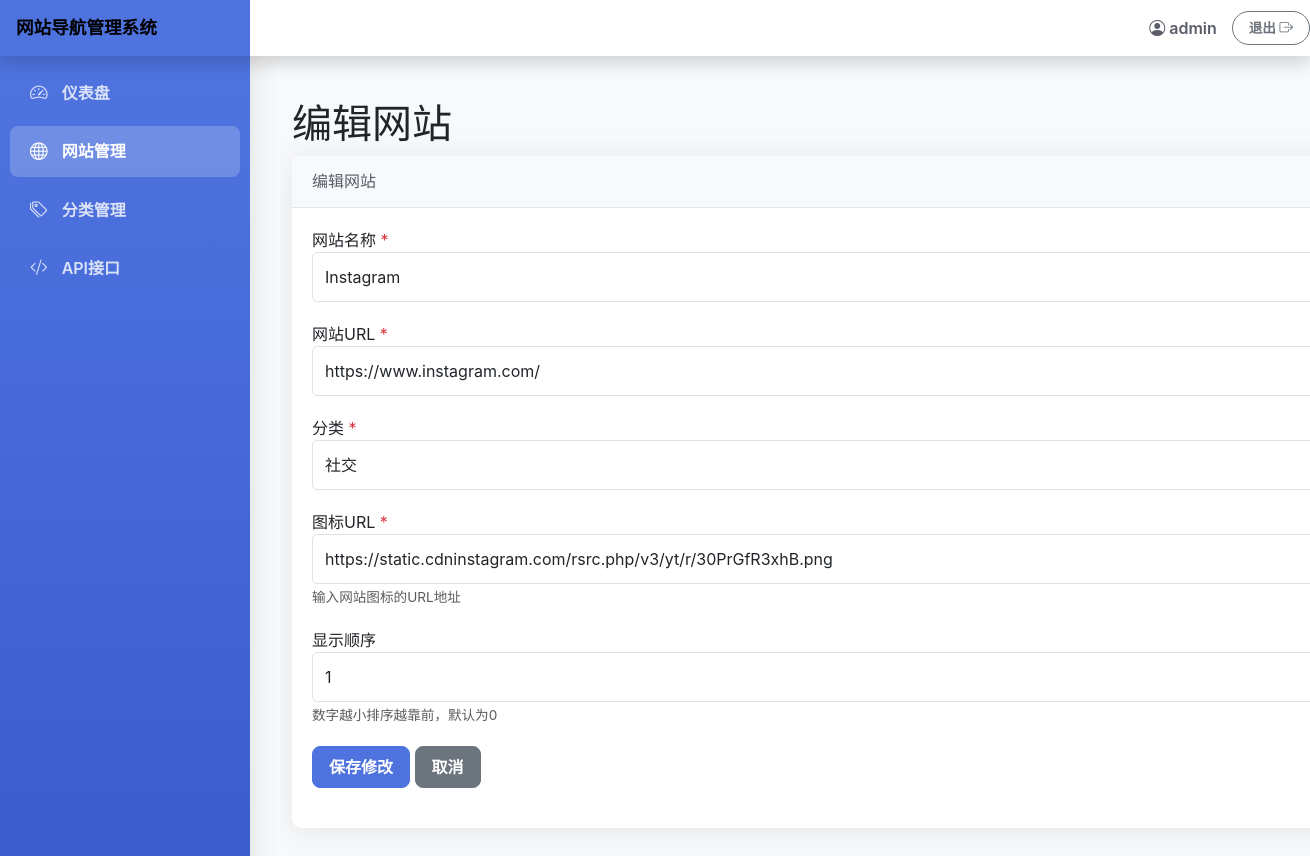
Screenshot of /websites.php?action=edit&id=5 (signed in) with the database file from the repository.
### tables this page shows
CREATE TABLE IF NOT EXISTS websites (
    id INT AUTO_INCREMENT PRIMARY KEY,
    name VARCHAR(100) NOT NULL,
    url VARCHAR(255) NOT NULL,
    category_id INT NOT NULL,
    img_url VARCHAR(255) NOT NULL,
    display_order INT DEFAULT 0,
    created_at TIMESTAMP DEFAULT CURRENT_TIMESTAMP,
    updated_at TIMESTAMP DEFAULT CURRENT_TIMESTAMP ON UPDATE CURRENT_TIMESTAMP,
    FOREIGN KEY (category_id) REFERENCES categories(id) ON DELETE CASCADE
);

CREATE TABLE IF NOT EXISTS categories (
    id INT AUTO_INCREMENT PRIMARY KEY,
    name VARCHAR(50) NOT NULL,
    identifier VARCHAR(50) NOT NULL UNIQUE,
    created_at TIMESTAMP DEFAULT CURRENT_TIMESTAMP,
    updated_at TIMESTAMP DEFAULT CURRENT_TIMESTAMP ON UPDATE CURRENT_TIMESTAMP
);

### websites.php (the view, shortened to what this page needs)
<?php
$conn = connectDB();
$categories = [];
$categoryResult = $conn->query("SELECT id, name FROM categories WHERE identifier != 'all' ORDER BY name");
while ($row = $categoryResult->fetch_assoc()) {
    $categories[] = $row;
}
$editWebsite = null;
if (isset($_GET['action']) && $_GET['action'] == 'edit' && isset($_GET['id'])) {
    $id = intval($_GET['id']);
    $stmt = $conn->prepare("SELECT * FROM websites WHERE id = ?");
    $stmt->bind_param("i", $id);
    $stmt->execute();
    $result = $stmt->get_result();
    if ($result->num_rows === 1) {
        $editWebsite = $result->fetch_assoc();
    }
}
?>
<!DOCTYPE html>
<html lang="zh-CN">
<head>
    <link rel="stylesheet" href="https://cdn.jsdelivr.net/npm/bootstrap@5.3.0/dist/css/bootstrap.min.css">
    <link rel="stylesheet" href="https://cdn.jsdelivr.net/npm/bootstrap-icons@1.10.0/font/bootstrap-icons.css">
    <link rel="stylesheet" href="assets/css/style.css">
     <link rel="stylesheet" href="assets/css/websites.css">
</head>
<body>
    <nav class="navbar navbar-light fixed-top flex-md-nowrap shadow">
        <a class="navbar-brand" href="dashboard.php">网站导航管理系统</a>
        <div class="navbar-user">
            <span class="user-name"><i class="bi bi-person-circle me-1"></i><?php echo htmlspecialchars($_SESSION['username']); ?></span>
            <a href="logout.php" class="btn btn-outline-secondary">退出 <i class="bi bi-box-arrow-right"></i></a>
        </div>
    </nav>
    <div class="container-fluid">
        <div class="row">
            <nav id="sidebarMenu" class="sidebar">
                <div class="sidebar-sticky">
                    <ul class="nav flex-column">
                        <li class="nav-item">
                            <a class="nav-link" href="dashboard.php">
                                <i class="bi bi-speedometer2"></i> 仪表盘
                            </a>
                        </li>
                        <li class="nav-item">
                            <a class="nav-link active" href="websites.php">
                                <i class="bi bi-globe"></i> 网站管理
                            </a>
                        </li>
                        <li class="nav-item">
                            <a class="nav-link" href="categories.php">
                                <i class="bi bi-tags"></i> 分类管理
                            </a>
                        </li>
                        <li class="nav-item">
                            <a class="nav-link" href="api-docs.php">
                                <i class="bi bi-code-slash"></i> API接口
                            </a>
                        </li>
                    </ul>
                </div>
            </nav>
            <main role="main">
                <div class="page-header">
                    <h1><?php echo isset($_GET['action']) && ($_GET['action'] == 'add' || $_GET['action'] == 'edit') ? ($_GET['action'] == 'add' ? '添加新网站' : '编辑网站') : '网站管理'; ?></h1>
                </div>
                <?php if (isset($_GET['action']) && ($_GET['action'] == 'add' || $_GET['action'] == 'edit')): ?>
                    <div class="card">
                        <div class="card-header">
                            <h6 class="m-0 font-weight-bold"><?php echo $_GET['action'] == 'add' ? '添加新网站' : '编辑网站'; ?></h6>
                        </div>
                        <div class="card-body">
                            <form method="post" action="">
                                <div class="form-group">
                                    <label for="name">网站名称 <span class="text-danger">*</span></label>
                                    <input type="text" class="form-control" id="name" name="name" required value="<?php echo $editWebsite ? htmlspecialchars($editWebsite['name']) : ''; ?>">
                                </div>
                                <div class="form-group">
                                    <label for="url">网站URL <span class="text-danger">*</span></label>
                                    <input type="url" class="form-control" id="url" name="url" required value="<?php echo $editWebsite ? htmlspecialchars($editWebsite['url']) : ''; ?>">
                                </div>
                                <div class="form-group">
                                    <label for="category_id">分类 <span class="text-danger">*</span></label>
                                    <select class="form-control" id="category_id" name="category_id" required>
                                        <?php foreach ($categories as $category): ?>
                                            <option value="<?php echo $category['id']; ?>" <?php echo $editWebsite && $editWebsite['category_id'] == $category['id'] ? 'selected' : ''; ?>>
                                                <?php echo htmlspecialchars($category['name']); ?>
                                            </option>
                                        <?php endforeach; ?>
                                    </select>
                                </div>
                                <div class="form-group">
                                    <label for="img_url">图标URL <span class="text-danger">*</span></label>
                                    <input type="url" class="form-control" id="img_url" name="img_url" required value="<?php echo $editWebsite ? htmlspecialchars($editWebsite['img_url']) : ''; ?>">
                                    <small class="form-text text-muted">输入网站图标的URL地址</small>
                                </div>
                                <div class="form-group">
                                    <label for="display_order">显示顺序</label>
                                    <input type="number" class="form-control" id="display_order" name="display_order" value="<?php echo $editWebsite ? intval($editWebsite['display_order']) : 0; ?>">
                                    <small class="form-text text-muted">数字越小排序越靠前，默认为0</small>
                                </div>
                                <div class="form-group">
                                    <button type="submit" class="btn btn-primary"><?php echo $_GET['action'] == 'add' ? '添加网站' : '保存修改'; ?></button>
                                    <a href="websites.php" class="btn btn-secondary">取消</a>
                                </div>
                            </form>
                        </div>
                    </div>
                <?php endif; ?>
            </main>
        </div>
    </div>
</body>
</html>

### assets/css/style.css (style rules this page uses)
:root { --primary-color: #4e73df; --primary-dark: #3a5ccc; --secondary-color: #1cc88a; --secondary-dark: #18a978; --danger-color: #e74a3b; --warning-color: #f6c23e; --text-primary: #5a5c69; --text-secondary: #858796; --bg-light: #f8f9fa; --card-border: #e3e6f0; }
body { background-color: var(--bg-light); font-family: 'Nunito', -apple-system, BlinkMacSystemFont, 'Segoe UI', Roboto, 'Helvetica Neue', Arial, sans-serif; }
.sidebar { position: fixed; top: 0; bottom: 0; left: 0; z-index: 100; padding: 56px 0 0; box-shadow: 0 0.15rem 1.75rem 0 rgba(58, 59, 69, 0.15); background: linear-gradient(180deg, var(--primary-color) 10%, var(--primary-dark) 100%); transition: all 0.3s ease-in-out; width: 250px; }
.sidebar-sticky { position: relative; top: 0; height: calc(100vh - 56px); padding-top: 0.5rem; overflow-x: hidden; overflow-y: auto; }
.sidebar .nav-link { font-weight: 600; color: rgba(255, 255, 255, 0.8); padding: 12px 20px; margin: 4px 10px; border-radius: 8px; transition: all 0.2s ease; }
.sidebar .nav-link.active { color: #fff; background-color: rgba(255, 255, 255, 0.2); }
.sidebar .nav-link i { margin-right: 10px; font-size: 1.1rem; }
.navbar { background-color: white; box-shadow: 0 0.15rem 1.75rem 0 rgba(58, 59, 69, 0.15); z-index: 1000; height: 56px; }
.navbar-brand { padding: 0.75rem 1rem; font-size: 1.1rem; font-weight: 700; color: white; background: var(--primary-color); height: 56px; display: flex; align-items: center; width: 250px; }
.card { border: none; border-radius: 10px; box-shadow: 0 0.15rem 1.75rem 0 rgba(58, 59, 69, 0.1); margin-bottom: 24px; transition: transform 0.2s, box-shadow 0.2s; }
.card-header { background-color: #f8f9fc; border-bottom: 1px solid var(--card-border); padding: 1rem 1.25rem; font-weight: 700; color: var(--text-primary); display: flex; justify-content: space-between; align-items: center; }
.card-body { padding: 1.25rem; }
main { margin-left: 280px; padding: 30px; min-height: calc(100vh - 56px); padding-top: 100px; max-width: 85% !important; overflow-x: hidden; box-sizing: border-box; }
.btn { border-radius: 8px; font-weight: 600; padding: 0.5rem 1rem; transition: all 0.2s; }
.btn-primary { background-color: var(--primary-color); border-color: var(--primary-color); }
.navbar-user { display: flex; align-items: center; margin-left: auto; }
.navbar-user .user-name { margin-right: 15px; color: var(--text-primary); font-weight: 600; }
.navbar-user .btn { padding: 0.375rem 1rem; border-radius: 50px; font-size: 0.85rem; }
.form-group { margin-bottom: 20px; }
.form-control { padding: 12px; border-radius: 5px; }
.text-muted { font-size: 0.85rem; }

### rows the page displays
websites: name "Instagram", url "https://www.instagram.com/", category_id "社交", img_url "https://static.cdninstagram.com/rsrc.php/v3/yt/r/30PrGfR3xhB.png", display_order "1"

### other values shown
$_SESSION['username'] "admin"
